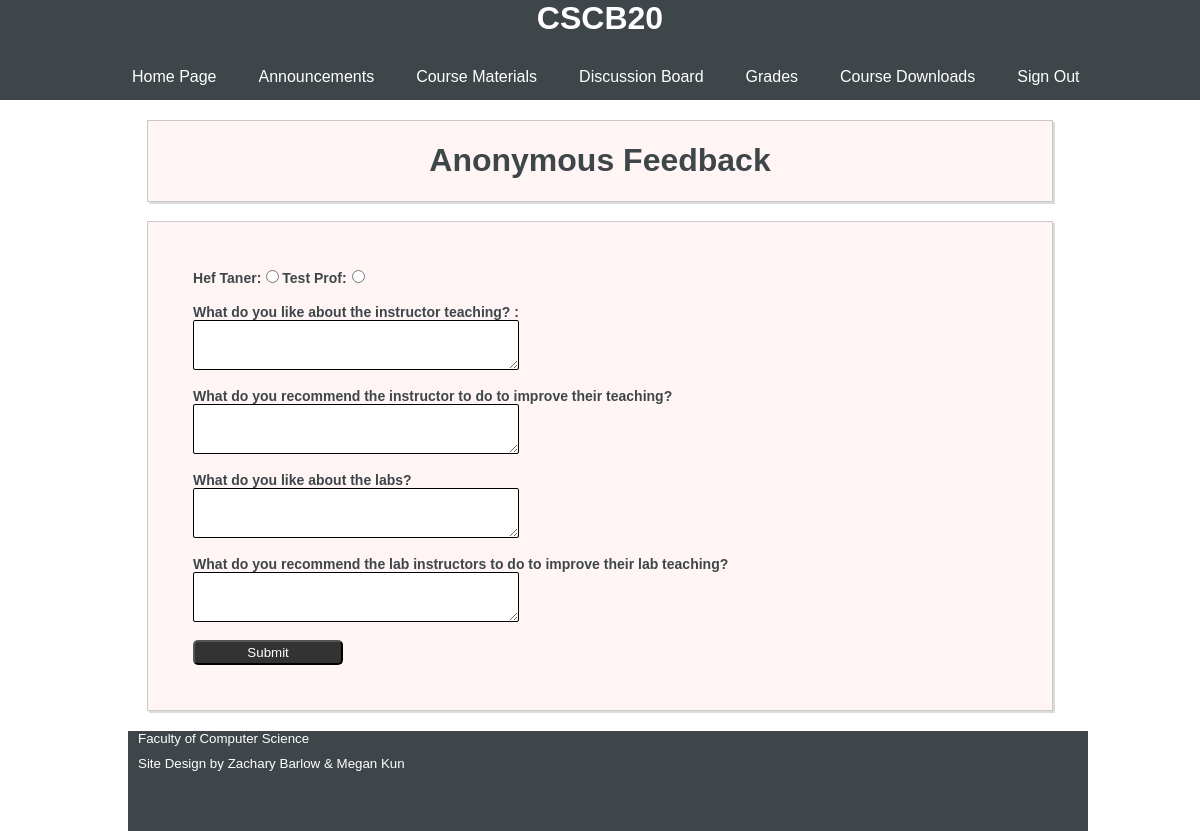
/AnonFeedback.php (signed in), run on the app's committed database.
### tables this page shows
CREATE TABLE `users` (
  `id` int(11) DEFAULT NULL,
  `type` int(11) DEFAULT NULL,
  `username` text,
  `password` text,
  `firstname` text,
  `lastname` text
);

### AnonFeedback.php (the view, shortened to what this page needs)
<?php
   include('session.php');
?>
<html>
<head>
  <link type="text/css" href="style.css" rel="stylesheet">
  <link type="text/css" href="AnonFeedback.css" rel="stylesheet">
</head>
<body>
      <div class="header">
        <h1>CSCB20</h1>
        <ul class="links">
          <li><a href="#">Home Page</a></li>
          <li><a href="announcements.php">Announcements</a></li>
          <li class="dropdown"><a href="#">Course Materials</a>
          </li>
          <li><a href="https://piazza.com/class/jcpjjp5l4bywd">Discussion Board</a></li>
          <li class="dropdown"><a href="grades.php">Grades</a>
          </li>
          <li><a href="CourseDownloads.php">Course Downloads</a></li>
          <li><a href = "logout.php">Sign Out</a></li>
        </ul>
      </div>
  <div class="main-sec">
    <div class="sub-sec">
      <h1> Anonymous Feedback </h1>
    </div>
    <div class="sub-sec">
      <div class="contain_stuff">
        <form action="" method="post">
          <?php
            $type = 1;
            $profs_sql = "SELECT id FROM users WHERE type='$type'";
            $prof = mysqli_query($db, $profs_sql);
            while($row_prof = mysqli_fetch_array($prof,MYSQLI_ASSOC)){
              $name_prof = "SELECT firstname, lastname FROM users WHERE id='$row_prof[id]'";
              $prof_name = mysqli_query($db, $name_prof);
              $row_name = mysqli_fetch_array($prof_name,MYSQLI_ASSOC);
              echo "<label>$row_name[firstname] $row_name[lastname]:</label><input type='radio' name='prof' value='$row_prof[id]'>";
          }
           ?>
           <br><br>
          <label>What do you like about the instructor teaching?  :</label><br><textarea name="question_1"></textarea><br><br>
          <label>What do you recommend the instructor to do to improve their teaching?  </label><br><textarea  name="question_2"></textarea><br><br>
          <label>What do you like about the labs? </label><br><textarea  name="question_3"></textarea><br><br>
          <label>What do you recommend the lab instructors to do to improve their lab teaching?</label><br><textarea name="question_4"></textarea><br><br>
          <input type="submit" name="submit_form" id="submit_form" >
        </form>
      </div>
    </div>
  </div>
    <div class="footer">
      <div style="text-align:left; padding-left:10px;"><a href="http://www.utsc.utoronto.ca/cms/computer-science-1"><small>Faculty of Computer Science</small></a></div>
      <div style="text-align:left; padding-left:10px; padding-top:10px;"><small>Site Design by Zachary Barlow & Megan Kun</small></div>
    </div>
</body>
</html>

### style.css (style rules this page uses)
html { position: relative; min-height: 100%; }
a { text-decoration: none; color:#FFFFFF; }
body { width: auto; font-family: Verdana, Geneva, sans-serif; background: #FFFFFF; color: #3E464A; }
small { color: #FFFFFF; }
.header { width: 100%; height: 100px; background: #3E464A; color:#FFFFFF; left: 0; position: fixed; margin-bottom: 50px; top: 0; }
.header h1 { text-align: center; display: block; margin-top: 0px; }
.header .links li { display: inline-block; padding: 10px; float: left; margin-left: 2%; position: relative; border-radius: 4px; }
.header ul { margin-left: 5%; }
.footer { background-color: #3E464A; position: absolute; bottom: 0; height: 100px; width: 80%; margin-left: 10%; overflow:hidden; color: #62A6CB }
.main-sec { margin: 120px; }
.main-sec h1 { text-align: center; }
.sub-sec { border: 0.2px solid #CACACA; box-shadow: 2px 2px #DDDBDB; background: #FFF5F5; margin: 2%; }

### AnonFeedback.css (style rules this page uses)
textarea { width: 40%; height: 50px; border: 1px black solid; border-radius: 2px; position: static; }
label { font-weight:bold; width:100px; font-size:14px; }
.contain_stuff { margin: 5%; }
#submit_form { border-radius: 5px; width: 150px; height:25px; background: #333333; cursor: pointer; color: #FFFFFF; }

### data on the page
users: firstname "Hef", lastname "Taner"
users: firstname "Test", lastname "Prof"
